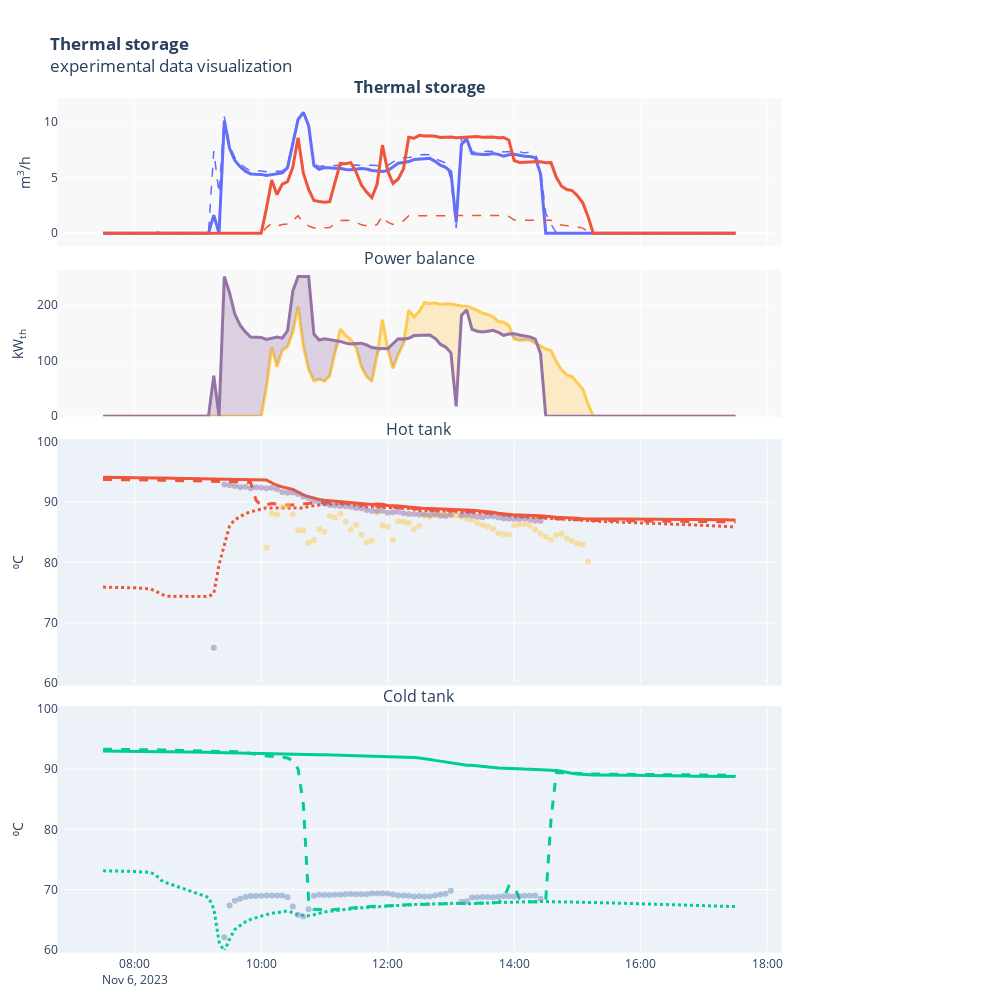

Notebook code cell kept with this figure:
### Code cell
fig = experimental_results_plot(plt_config, df, vars_config=vars_config, resample=resample_figures)

fig.show(
    config=generate_plotly_config(fig, figure_name=f'thermal_storage_visualization_{df.index[0].strftime("%Y%m%d")}')
)
